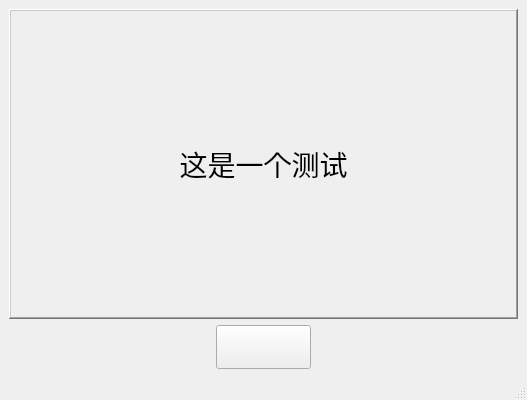
<?xml version="1.0" encoding="UTF-8"?>
<ui version="4.0">
 <class>MainWindow</class>
 <widget class="QMainWindow" name="MainWindow">
  <property name="geometry">
   <rect>
    <x>0</x>
    <y>0</y>
    <width>527</width>
    <height>400</height>
   </rect>
  </property>
  <property name="windowTitle">
   <string>MainWindow</string>
  </property>
  <property name="windowIcon">
   <iconset resource="res.qrc">
    <normaloff>:/res/windowPng</normaloff>:/res/windowPng</iconset>
  </property>
  <widget class="QWidget" name="centralwidget">
   <layout class="QGridLayout" name="gridLayout">
    <item row="0" column="0">
     <layout class="QVBoxLayout" name="verticalLayout">
      <item>
       <widget class="QLabel" name="label_showMainMessage">
        <property name="font">
         <font>
          <family>方正舒体</family>
          <pointsize>21</pointsize>
         </font>
        </property>
        <property name="autoFillBackground">
         <bool>false</bool>
        </property>
        <property name="frameShape">
         <enum>QFrame::WinPanel</enum>
        </property>
        <property name="frameShadow">
         <enum>QFrame::Raised</enum>
        </property>
        <property name="text">
         <string>这是一个测试</string>
        </property>
        <property name="alignment">
         <set>Qt::AlignCenter</set>
        </property>
       </widget>
      </item>
      <item>
       <layout class="QHBoxLayout" name="horizontalLayout">
        <item>
         <spacer name="horizontalSpacer">
          <property name="orientation">
           <enum>Qt::Horizontal</enum>
          </property>
          <property name="sizeHint" stdset="0">
           <size>
            <width>40</width>
            <height>20</height>
           </size>
          </property>
         </spacer>
        </item>
        <item>
         <widget class="QPushButton" name="pushButton_sign">
          <property name="maximumSize">
           <size>
            <width>107</width>
            <height>44</height>
           </size>
          </property>
          <property name="font">
           <font>
            <family>华文宋体</family>
            <pointsize>24</pointsize>
            <weight>75</weight>
            <bold>true</bold>
            <stylestrategy>PreferDefault</stylestrategy>
           </font>
          </property>
          <property name="text">
           <string/>
          </property>
          <property name="flat">
           <bool>false</bool>
          </property>
         </widget>
        </item>
        <item>
         <spacer name="horizontalSpacer_2">
          <property name="orientation">
           <enum>Qt::Horizontal</enum>
          </property>
          <property name="sizeHint" stdset="0">
           <size>
            <width>40</width>
            <height>20</height>
           </size>
          </property>
         </spacer>
        </item>
       </layout>
      </item>
     </layout>
    </item>
   </layout>
  </widget>
  <widget class="QMenuBar" name="menubar">
   <property name="geometry">
    <rect>
     <x>0</x>
     <y>0</y>
     <width>527</width>
     <height>23</height>
    </rect>
   </property>
  </widget>
  <widget class="QStatusBar" name="statusbar"/>
 </widget>
 <resources>
  <include location="res.qrc"/>
 </resources>
 <connections/>
</ui>
